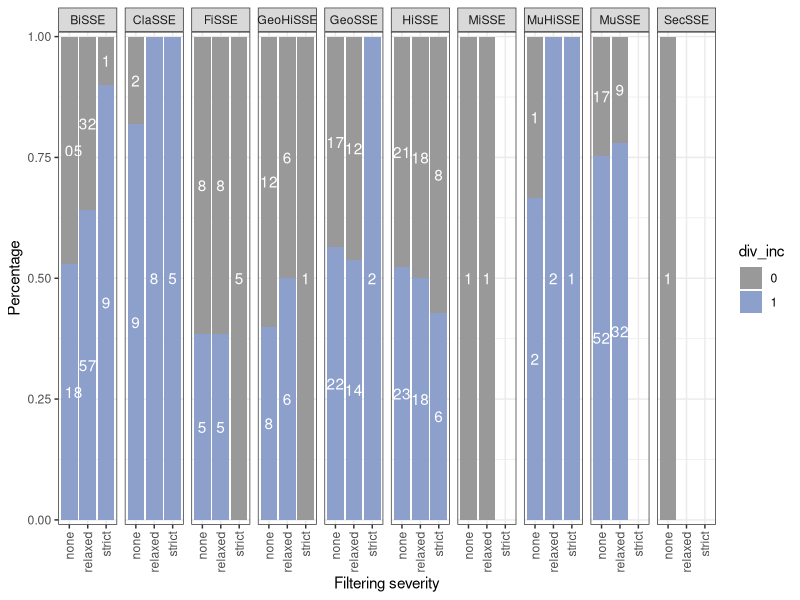

The R source for this figure: (Note: this script raises an error after producing the figure.)
rm(list=ls())
#Library
library(tidyverse)
library(ggplot2)
library(RColorBrewer)
library(dplyr)
library(patchwork)
library(grid)

#read in full data frame
df <-
  read.csv("data/sse_review_table - main_table.csv")

#choose the columns you want in model (plus study/model_no for formatting)
df <-
  df[, c(
    'study',
    'model_no',
    'sse_model',
    'trait_level_2',
    'tips',
    'perc_sampling',
    'samples_per_state',
    'div_inc'
  )]

#make sure columns are the right type
df$trait_level_2 <- as.factor(df$trait_level_2)

###
# Make samples per state into tip bias
###

#get max and min values of samples per state for each model
top_df <-
  df %>% group_by(study, model_no) %>% slice_max(n = 1,
                                                 order_by = samples_per_state,
                                                 with_ties = F)

head(top_df)

bot_df <-
  df %>% group_by(study, model_no) %>% slice_min(n = 1,
                                                 order_by = samples_per_state,
                                                 with_ties = F)

head(bot_df)

#reduce to a single binary result per model per study
df2 <- df %>%
  group_by(study, model_no) %>%
  dplyr::slice(which.max(div_inc))

#make div_inc values > 1 (multistate models) = 1
df2$div_inc[df2$div_inc>1]<-1

#make binary trait factor
df2$div_inc <- as.factor(df2$div_inc)

#make sampling fraction %
df2$perc_sampling <- df2$perc_sampling * 100

#check that orders of df2 and top/bot_df match up
top_df$study==bot_df$study
top_df$model_no==bot_df$model_no

df2$model_no==bot_df$model_no
df2$model_no==top_df$model_no

df2$study==bot_df$study
df2$study==top_df$study

#add tip bias column by dividing larger number of tips with state A by smaller number of tips with state B
#multi-state models are therefore largest tip bias possible in the data
df2$tip_bias <- top_df$samples_per_state / bot_df$samples_per_state

# df2 = all data
df2<-na.omit(df2)
#df2<-droplevels(df2)

# df3 = relaxed filtering
df3<-df2[df2$tips>=100,]
df3<-df3[df3$perc_sampling>=10,]
df3<-df3[df3$tip_bias<=20,]
#df3<-na.omit(df3)
#df3<-droplevels(df3)

# df4 = strict filtering
df4<-df2[df2$tips>=300,]
df4<-df4[df4$perc_sampling>=25,]
df4<-df4[df4$tip_bias<=10,]
#df4<-na.omit(df4)
#df4<-droplevels(df4)

#count and percentages of 0 and 1 per trait
df2 <- df2 %>% group_by(sse_model, div_inc, .drop=FALSE) %>% summarize(count=n()) %>%   mutate(perc = count/sum(count)) %>% ungroup()  %>% complete(sse_model, div_inc, fill = list(count = 0))

df3 <- df3 %>% group_by(sse_model, div_inc, .drop=FALSE) %>%
  summarize(count=n()) %>%
  mutate(perc = count/sum(count)) %>%
  ungroup()  %>%
  complete(sse_model, div_inc, fill = list(count = 0))

#fix NA issue
df3$perc[is.na(df3$perc)]<-0

df4 <- df4 %>% group_by(sse_model, div_inc, .drop=FALSE) %>% summarize(count=n()) %>%   mutate(perc = count/sum(count)) %>% ungroup()  %>% complete(sse_model, div_inc, fill = list(count = 0))

#make binary classification character
df2$div_inc<-as.character(df2$div_inc)
df3$div_inc<-as.character(df3$div_inc)
df4$div_inc<-as.character(df4$div_inc)

#combine dfs
df_all<-rbind(df2,df3,df4)
df_all$filter<-c(rep("none",length(rownames(df2))),
                 rep("relaxed",length(rownames(df3))),
                 rep("strict",length(rownames(df4))))

df_all_2<-df_all %>%
  group_by(sse_model, filter) %>%
  arrange(filter, desc(div_inc)) %>%
  mutate(lab_ypos = cumsum(perc) - 0.5 * perc)

df_all_2$lab_ypos[df_all_2$count==0] <- NA

#not sure why its not working if results are only no effect (MiSSE/SecSSE), but here is a bad fix
#df4$lab_ypos[16]<-0.5 #MiSSE
#df4$lab_ypos[24]<-0.5 #SecSSE

#color
options(ggplot2.discrete.fill = c("#999999", brewer.pal(5,"Set2")[3]))

ggplot(df_all_2, aes(fill=div_inc, y=perc, x=filter)) +
  geom_bar(stat = "identity", position = "stack") +
  geom_text(aes(y = lab_ypos, label = count, group = div_inc), color = "white") +
  facet_grid(~ sse_model) +
  scale_y_continuous(expand = c(0.01, 0),
                     name ="Percentage") +
  scale_x_discrete(name ="Filtering severity") +
  theme_bw() +
  theme(axis.text.x = element_text(angle = 90, vjust = 0.5, hjust=1))

ggsave("figures/review/stacked_grouped_barplot_tdd_sse_model.png",
       width = 25,
       height = 10,
       units = 'cm')
